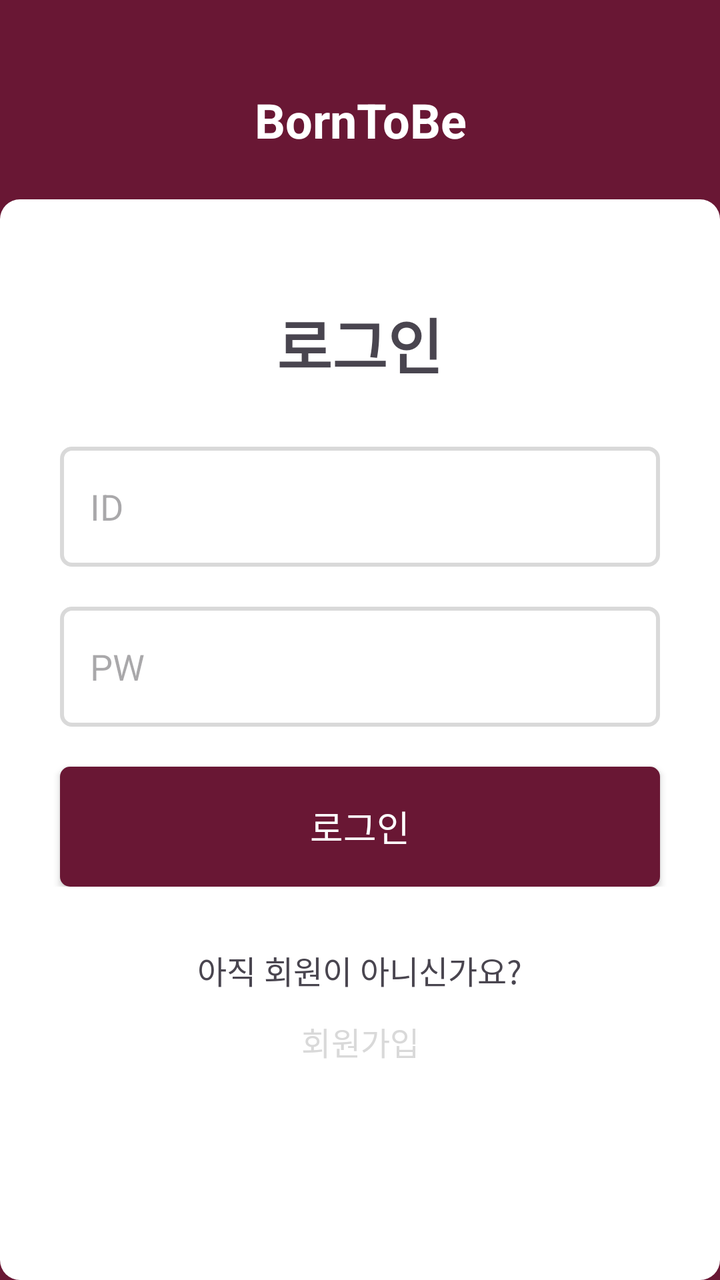
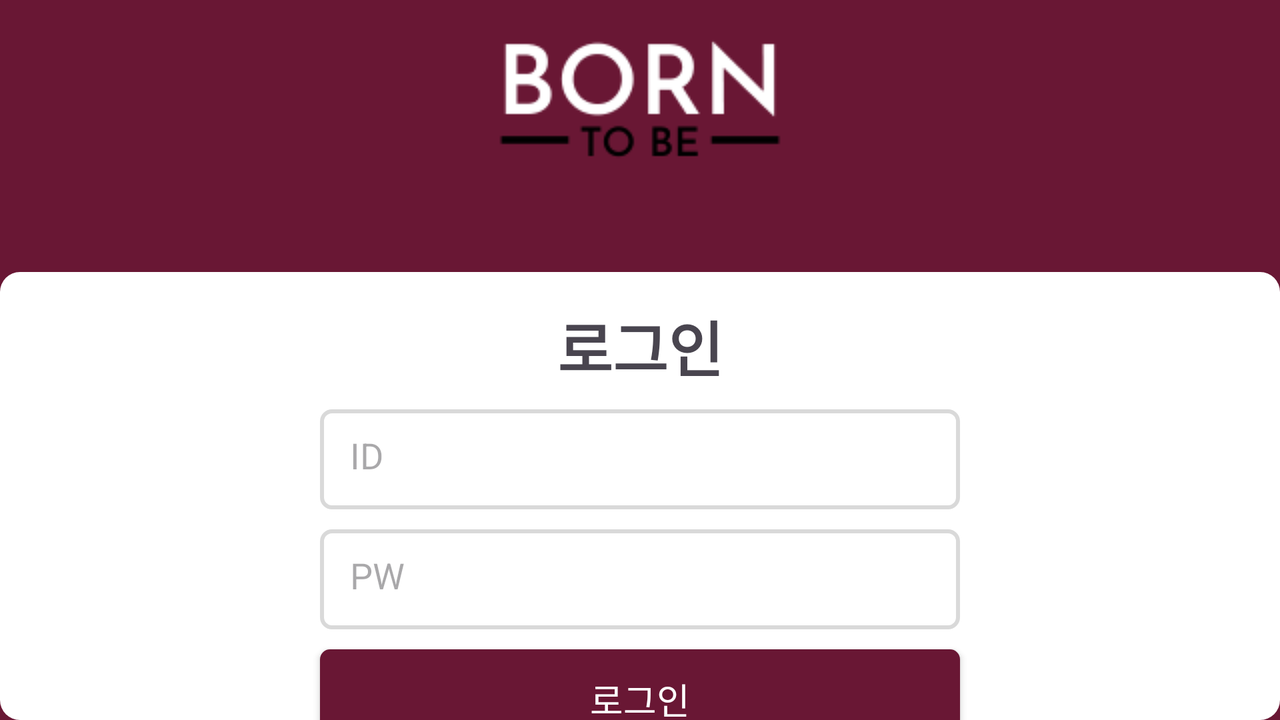

The same Android screen from two of the app's own layout files: first res/layout/ as a phone draws it, then the repository's variant for another configuration, drawn on a device whose configuration selects that folder. Both files follow.
<!-- AndroidManifest.xml: application theme Theme.BornToBe -->
<!-- res/layout/activity_sign_in.xml -->
<?xml version="1.0" encoding="utf-8"?>
<LinearLayout xmlns:android="http://schemas.android.com/apk/res/android"
    xmlns:app="http://schemas.android.com/apk/res-auto"
    xmlns:tools="http://schemas.android.com/tools"
    android:id="@+id/main"
    android:layout_width="match_parent"
    android:layout_height="match_parent"
    android:background="@color/burgundy"
    android:gravity="center"
    android:orientation="vertical"
    tools:context=".SignInActivity">

    <TextView
        android:id="@+id/activity_sign_in_tv"
        android:layout_width="wrap_content"
        android:layout_height="wrap_content"
        android:layout_marginTop="20dp"
        android:layout_weight="1"
        android:gravity="center"
        android:text="@string/app_name"
        android:textColor="@color/white"
        android:textSize="24sp"
        android:textStyle="bold" />

    <LinearLayout
        android:id="@+id/activity_sign_in_ll"
        android:layout_width="match_parent"
        android:layout_height="wrap_content"
        android:layout_weight="2"
        android:background="@drawable/bg_round_square_white"
        android:gravity="center|top"
        android:orientation="vertical">

        <TextView
            android:layout_width="wrap_content"
            android:layout_height="wrap_content"
            android:layout_marginTop="50dp"
            android:text="@string/activity_sign_in_tvSignIn"
            android:textSize="30sp"
            android:textStyle="bold" />

        <LinearLayout
            android:layout_width="match_parent"
            android:layout_height="wrap_content"
            android:layout_marginTop="10dp"
            android:gravity="center"
            android:orientation="vertical">

            <EditText
                android:id="@+id/activity_sign_in_etID"
                android:layout_width="match_parent"
                android:layout_height="60dp"
                android:layout_marginStart="30dp"
                android:layout_marginTop="20dp"
                android:layout_marginEnd="30dp"
                android:background="@drawable/bg_round_square_stroke_gray"
                android:hint="@string/activity_sign_in_etIDHint"
                android:padding="15dp" />

            <EditText
                android:id="@+id/activity_sign_in_etPW"
                android:layout_width="match_parent"
                android:layout_height="60dp"
                android:layout_marginStart="30dp"
                android:layout_marginTop="20dp"
                android:layout_marginEnd="30dp"
                android:background="@drawable/bg_round_square_stroke_gray"
                android:hint="@string/activity_sign_in_etPWHint"
                android:padding="15dp" />

            <android.widget.Button
                android:id="@+id/activity_sign_in_btnSignIn"
                android:layout_width="match_parent"
                android:layout_height="60dp"
                android:layout_marginStart="30dp"
                android:layout_marginTop="20dp"
                android:layout_marginEnd="30dp"
                android:background="@drawable/bg_round_square_burgundy"
                android:text="@string/activity_sign_in_tvSignIn"
                android:textColor="@color/white"
                android:textSize="18sp" />
        </LinearLayout>

        <TextView
            android:layout_width="wrap_content"
            android:layout_height="wrap_content"
            android:layout_marginTop="30dp"
            android:text="@string/activity_sign_in_tvInfo"
            android:textSize="16sp" />

        <Button
            android:id="@+id/activity_sign_in_btnSignUp"
            android:layout_width="wrap_content"
            android:layout_height="wrap_content"
            android:backgroundTint="@color/white"
            android:text="@string/activity_sign_in_btnSignUp"
            android:textColor="@color/gray"
            android:textSize="16sp" />
    </LinearLayout>

</LinearLayout>
<!-- resources referenced by this layout -->
<resources>
  <color name="burgundy">#691734</color>
  <color name="gray">#D9D9D9</color>
  <color name="white">#FFFFFFFF</color>
  <!-- drawable bg_round_square_burgundy (drawable) -->
  <?xml version="1.0" encoding="utf-8"?>
  <shape xmlns:android="http://schemas.android.com/apk/res/android">
      <solid android:color="@color/burgundy" />
      <corners android:radius="5dp" />
  </shape>
  <!-- drawable bg_round_square_stroke_gray (drawable) -->
  <?xml version="1.0" encoding="utf-8"?>
  <shape xmlns:android="http://schemas.android.com/apk/res/android">
      <solid android:color="@color/white" />
      <stroke
          android:width="2dp"
          android:color="@color/gray" />
      <corners android:radius="5dp" />
  </shape>
  <!-- drawable bg_round_square_white (drawable) -->
  <?xml version="1.0" encoding="utf-8"?>
  <shape xmlns:android="http://schemas.android.com/apk/res/android">
      <solid android:color="@color/white"/>
      <corners
          android:radius="10dp" />
  </shape>
  <string name="activity_sign_in_btnSignUp">회원가입</string>
  <string name="activity_sign_in_etIDHint">ID</string>
  <string name="activity_sign_in_etPWHint">PW</string>
  <string name="activity_sign_in_tvInfo">아직 회원이 아니신가요?</string>
  <string name="activity_sign_in_tvSignIn">로그인</string>
  <string name="app_name">BornToBe</string>
  <style name="Theme.BornToBe" parent="Base.Theme.BornToBe" />
  <style name="Base.Theme.BornToBe" parent="Theme.Material3.DayNight.NoActionBar">
          
          
      </style>
</resources>
<!-- res/layout-land/activity_sign_in.xml (the repository's variant of the layout above) -->
<!-- drawn on the phone turned sideways -->
<?xml version="1.0" encoding="utf-8"?>
<androidx.constraintlayout.widget.ConstraintLayout xmlns:android="http://schemas.android.com/apk/res/android"
    xmlns:app="http://schemas.android.com/apk/res-auto"
    xmlns:tools="http://schemas.android.com/tools"
    android:id="@+id/main"
    android:layout_width="match_parent"
    android:layout_height="match_parent"
    android:background="@color/burgundy"
    android:gravity="center"
    android:orientation="vertical"
    tools:context=".SignInActivity">

    <ImageView
        android:id="@+id/activity_sign_in_iv"
        android:layout_width="wrap_content"
        android:layout_height="wrap_content"
        android:layout_marginTop="20dp"
        android:contentDescription="@null"
        app:layout_constraintBottom_toTopOf="@+id/activity_sign_in_ivBG"
        app:layout_constraintEnd_toEndOf="parent"
        app:layout_constraintStart_toStartOf="parent"
        app:layout_constraintTop_toTopOf="parent"
        tools:src="@drawable/ic_logo_03" />

    <ImageView
        android:id="@+id/activity_sign_in_ivBG"
        android:layout_width="match_parent"
        android:layout_height="0dp"
        android:layout_marginTop="20dp"
        android:background="@drawable/bg_round_square_white"
        android:contentDescription="@null"
        app:layout_constraintBottom_toBottomOf="parent"
        app:layout_constraintEnd_toEndOf="parent"
        app:layout_constraintStart_toStartOf="parent"
        app:layout_constraintTop_toBottomOf="@+id/activity_sign_in_iv" />

    <TextView
        android:id="@+id/activity_sign_in_tvSignIn"
        android:layout_width="wrap_content"
        android:layout_height="wrap_content"
        android:layout_marginTop="15dp"
        android:text="@string/activity_sign_in_tvSignIn"
        android:textSize="30sp"
        android:textStyle="bold"
        app:layout_constraintBottom_toTopOf="@+id/activity_sign_in_etID"
        app:layout_constraintEnd_toEndOf="parent"
        app:layout_constraintStart_toStartOf="parent"
        app:layout_constraintTop_toTopOf="@+id/activity_sign_in_ivBG" />

    <EditText
        android:id="@+id/activity_sign_in_etID"
        android:layout_width="320dp"
        android:layout_height="50dp"
        android:layout_marginTop="10dp"
        android:background="@drawable/bg_round_square_stroke_gray"
        android:digits="@string/digits_ID"
        android:hint="@string/activity_sign_in_etIDHint"
        android:importantForAutofill="no"
        android:inputType="text"
        android:maxLines="1"
        android:padding="15dp"
        app:layout_constraintBottom_toTopOf="@+id/activity_sign_in_etPW"
        app:layout_constraintEnd_toEndOf="parent"
        app:layout_constraintStart_toStartOf="parent"
        app:layout_constraintTop_toBottomOf="@+id/activity_sign_in_tvSignIn"
        tools:ignore="TextContrastCheck" />

    <EditText
        android:id="@+id/activity_sign_in_etPW"
        android:layout_width="320dp"
        android:layout_height="50dp"
        android:layout_marginTop="10dp"
        android:background="@drawable/bg_round_square_stroke_gray"
        android:digits="@string/digits_PW"
        android:hint="@string/activity_sign_in_etPWHint"
        android:importantForAutofill="no"
        android:inputType="textPassword"
        android:maxLines="1"
        android:padding="15dp"
        app:layout_constraintBottom_toTopOf="@+id/activity_sign_in_btnSignIn"
        app:layout_constraintEnd_toEndOf="parent"
        app:layout_constraintStart_toStartOf="parent"
        app:layout_constraintTop_toBottomOf="@+id/activity_sign_in_etID"
        tools:ignore="TextContrastCheck" />

    <android.widget.Button
        android:id="@+id/activity_sign_in_btnSignIn"
        android:layout_width="320dp"
        android:layout_height="50dp"
        android:layout_marginTop="10dp"
        android:background="@drawable/bg_round_square_burgundy"
        android:text="@string/activity_sign_in_tvSignIn"
        android:textColor="@color/white"
        android:textSize="18sp"
        app:layout_constraintEnd_toEndOf="parent"
        app:layout_constraintStart_toStartOf="parent"
        app:layout_constraintTop_toBottomOf="@+id/activity_sign_in_etPW"
        tools:ignore="DuplicateSpeakableTextCheck" />

    <TextView
        android:id="@+id/activity_sign_in_tvInfo"
        android:layout_width="wrap_content"
        android:layout_height="50dp"
        android:layout_marginTop="10dp"
        android:gravity="center"
        android:text="@string/activity_sign_in_tvInfo"
        android:textSize="16sp"
        app:layout_constraintEnd_toStartOf="@+id/activity_sign_in_btnSignUp"
        app:layout_constraintStart_toStartOf="parent"
        app:layout_constraintTop_toBottomOf="@+id/activity_sign_in_btnSignIn" />

    <Button
        android:id="@+id/activity_sign_in_btnSignUp"
        android:layout_width="wrap_content"
        android:layout_height="50dp"
        android:layout_marginTop="10dp"
        android:backgroundTint="@color/white"
        android:text="@string/activity_sign_in_btnSignUp"
        android:textColor="@color/gray"
        android:textSize="16sp"
        app:layout_constraintEnd_toEndOf="parent"
        app:layout_constraintStart_toEndOf="@+id/activity_sign_in_tvInfo"
        app:layout_constraintTop_toBottomOf="@+id/activity_sign_in_btnSignIn"
        tools:ignore="TextContrastCheck,TextContrastCheck" />

</androidx.constraintlayout.widget.ConstraintLayout>
<!-- resources referenced by the variant -->
<!-- as the phone turned sideways resolves them -->
<resources>
  <color name="burgundy">#691734</color>
  <color name="gray">#D9D9D9</color>
  <color name="white">#FFFFFFFF</color>
  <!-- drawable bg_round_square_burgundy (drawable) -->
  <?xml version="1.0" encoding="utf-8"?>
  <shape xmlns:android="http://schemas.android.com/apk/res/android">
      <solid android:color="@color/burgundy" />
      <corners android:radius="5dp" />
  </shape>
  <!-- drawable bg_round_square_stroke_gray (drawable) -->
  <?xml version="1.0" encoding="utf-8"?>
  <shape xmlns:android="http://schemas.android.com/apk/res/android">
      <solid android:color="@color/white" />
      <stroke
          android:width="2dp"
          android:color="@color/gray" />
      <corners android:radius="5dp" />
  </shape>
  <!-- drawable bg_round_square_white (drawable) -->
  <?xml version="1.0" encoding="utf-8"?>
  <shape xmlns:android="http://schemas.android.com/apk/res/android">
      <solid android:color="@color/white"/>
      <corners
          android:radius="10dp" />
  </shape>
  <!-- drawable ic_logo_03: png bitmap (drawable, 3061 bytes) -->
  <string name="activity_sign_in_btnSignUp">회원가입</string>
  <string name="activity_sign_in_etIDHint">ID</string>
  <string name="activity_sign_in_etPWHint">PW</string>
  <string name="activity_sign_in_tvInfo">아직 회원이 아니신가요?</string>
  <string name="activity_sign_in_tvSignIn">로그인</string>
  <string name="digits_ID">0123456789qwertyuiopasdfghjklzxcvbnmQWERTYUIOPASDFGHJKLZXCVBNM</string>
  <string name="digits_PW">0123456789qwertyuiopasdfghjklzxcvbnmQWERTYUIOPASDFGHJKLZXCVBNM!@#$%?_</string>
  <style name="Theme.BornToBe" parent="Base.Theme.BornToBe" />
  <style name="Base.Theme.BornToBe" parent="Theme.Material3.DayNight.NoActionBar">
          
          
      </style>
</resources>
